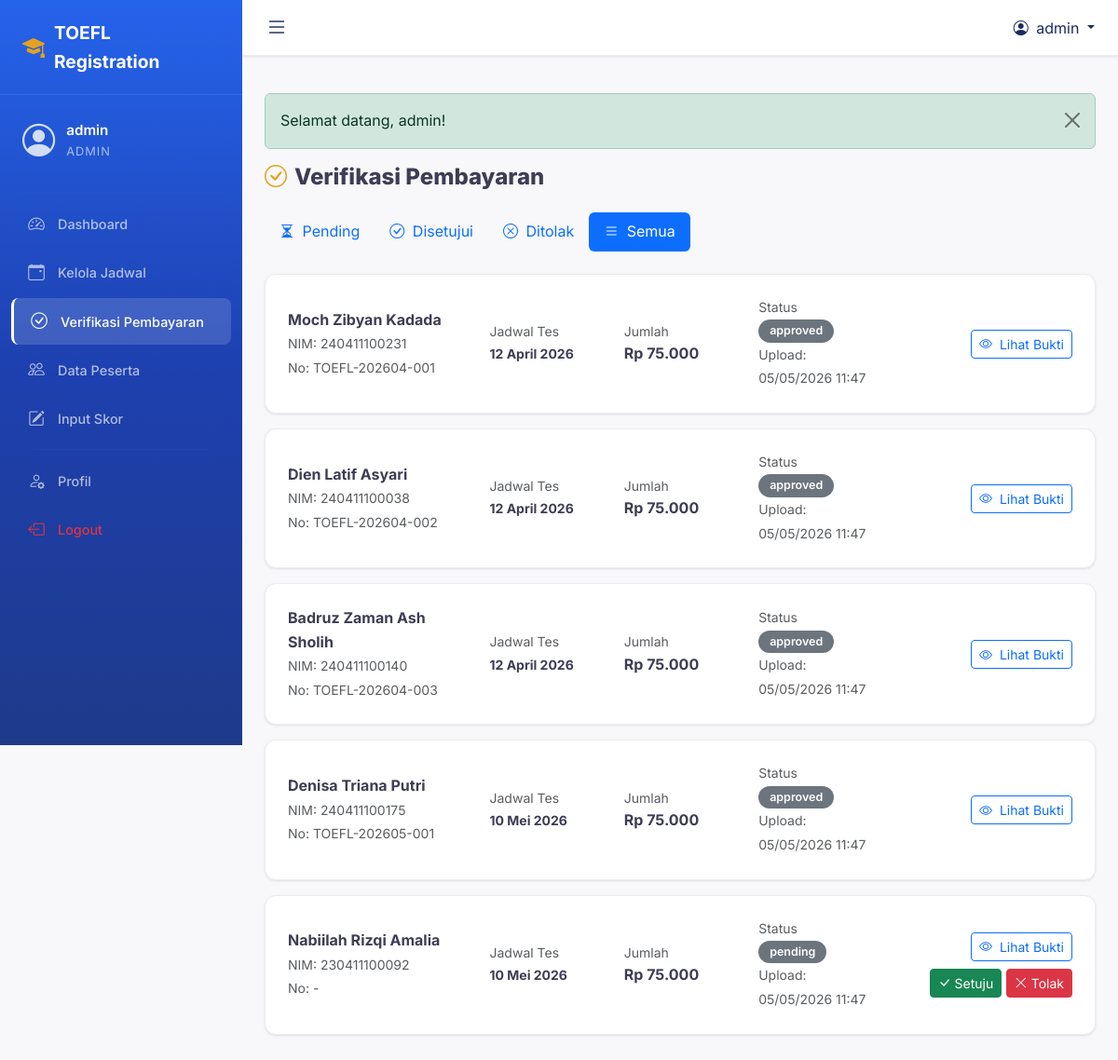
/backend/admin/verifikasi.php?status=all (signed in), run on the app's committed database.
### tables this page shows
CREATE TABLE pembayaran (
    id INT AUTO_INCREMENT PRIMARY KEY,
    pendaftaran_id INT NOT NULL,
    bukti_file VARCHAR(255) NOT NULL,
    metode_bayar VARCHAR(50) DEFAULT 'Transfer Bank',
    jumlah DECIMAL(10,2) DEFAULT NULL,
    status ENUM('pending', 'approved', 'rejected') NOT NULL DEFAULT 'pending',
    catatan TEXT DEFAULT NULL,
    tgl_upload TIMESTAMP DEFAULT CURRENT_TIMESTAMP,
    tgl_verifikasi TIMESTAMP NULL DEFAULT NULL,
    FOREIGN KEY (pendaftaran_id) REFERENCES pendaftaran(id) ON DELETE CASCADE
);

CREATE TABLE users (
    id INT AUTO_INCREMENT PRIMARY KEY,
    username VARCHAR(50) NOT NULL,
    email VARCHAR(100) NOT NULL UNIQUE,
    password VARCHAR(255) NOT NULL,
    nama_lengkap VARCHAR(100) DEFAULT NULL,
    nim VARCHAR(20) DEFAULT NULL UNIQUE,
    prodi VARCHAR(100) DEFAULT NULL,
    no_hp VARCHAR(20) DEFAULT NULL,
    role ENUM('mahasiswa', 'admin') NOT NULL DEFAULT 'mahasiswa',
    reset_token VARCHAR(255) DEFAULT NULL,
    reset_token_expiry DATETIME DEFAULT NULL,
    created_at TIMESTAMP DEFAULT CURRENT_TIMESTAMP,
    updated_at TIMESTAMP DEFAULT CURRENT_TIMESTAMP ON UPDATE CURRENT_TIMESTAMP
);

CREATE TABLE pendaftaran (
    id INT AUTO_INCREMENT PRIMARY KEY,
    user_id INT NOT NULL,
    jadwal_id INT NOT NULL,
    nomor_peserta VARCHAR(50) DEFAULT NULL UNIQUE,
    status ENUM('pending', 'verified', 'rejected', 'completed') NOT NULL DEFAULT 'pending',
    catatan_admin TEXT DEFAULT NULL,
    created_at TIMESTAMP DEFAULT CURRENT_TIMESTAMP,
    updated_at TIMESTAMP DEFAULT CURRENT_TIMESTAMP ON UPDATE CURRENT_TIMESTAMP,
    FOREIGN KEY (user_id) REFERENCES users(id) ON DELETE CASCADE,
    FOREIGN KEY (jadwal_id) REFERENCES jadwal_tes(id) ON DELETE CASCADE
);

CREATE TABLE jadwal_tes (
    id INT AUTO_INCREMENT PRIMARY KEY,
    tanggal DATE NOT NULL,
    waktu_mulai TIME NOT NULL,
    waktu_selesai TIME NOT NULL,
    lokasi VARCHAR(200) NOT NULL,
    kuota INT NOT NULL DEFAULT 30,
    biaya DECIMAL(10,2) NOT NULL DEFAULT 0.00,
    deskripsi TEXT DEFAULT NULL,
    status ENUM('aktif', 'nonaktif', 'selesai') NOT NULL DEFAULT 'aktif',
    created_at TIMESTAMP DEFAULT CURRENT_TIMESTAMP,
    updated_at TIMESTAMP DEFAULT CURRENT_TIMESTAMP ON UPDATE CURRENT_TIMESTAMP
);

### backend/admin/verifikasi.php (the view, shortened to what this page needs)
<?php
require_once __DIR__ . '/../includes/functions.php';
$db = getDB();
$filterStatus = $_GET['status'] ?? 'pending';
$stmt = $db->prepare("
    SELECT b.*, p.nomor_peserta, p.id as pend_id,
           u.nama_lengkap, u.nim, u.username,
           j.tanggal, j.biaya
    FROM pembayaran b
    JOIN pendaftaran p ON b.pendaftaran_id = p.id
    JOIN users u ON p.user_id = u.id
    JOIN jadwal_tes j ON p.jadwal_id = j.id
    " . ($filterStatus !== 'all' ? "WHERE b.status = ?" : "") . "
    ORDER BY b.tgl_upload DESC
");
if ($filterStatus !== 'all') {
    $stmt->execute([$filterStatus]);
} else {
    $stmt->execute();
}
$pembayaranList = $stmt->fetchAll();
require_once __DIR__ . '/../../frontend/templates/header.php';
?>
<h4 class="fw-800 mb-4">
    <i class="bi bi-check-circle me-2 text-accent"></i>Verifikasi Pembayaran
</h4>
<ul class="nav nav-pills mb-4">
    <li class="nav-item">
        <a class="nav-link <?= $filterStatus === 'pending' ? 'active bg-accent' : '' ?>" href="?status=pending">
            <i class="bi bi-hourglass-split me-1"></i> Pending
        </a>
    </li>
    <li class="nav-item">
        <a class="nav-link <?= $filterStatus === 'approved' ? 'active bg-accent' : '' ?>" href="?status=approved">
            <i class="bi bi-check-circle me-1"></i> Disetujui
        </a>
    </li>
    <li class="nav-item">
        <a class="nav-link <?= $filterStatus === 'rejected' ? 'active bg-accent' : '' ?>" href="?status=rejected">
            <i class="bi bi-x-circle me-1"></i> Ditolak
        </a>
    </li>
    <li class="nav-item">
        <a class="nav-link <?= $filterStatus === 'all' ? 'active bg-accent' : '' ?>" href="?status=all">
            <i class="bi bi-list me-1"></i> Semua
        </a>
    </li>
</ul>
<?php if (empty($pembayaranList)): ?>
<div class="content-card">
    <div class="card-body">
        <div class="empty-state">
            <i class="bi bi-check-all d-block"></i>
            <h5>Tidak Ada Data</h5>
            <p>Tidak ada pembayaran dengan status "<?= e($filterStatus) ?>".</p>
        </div>
    </div>
</div>
<?php else: ?>
<?php foreach ($pembayaranList as $b): ?>
<div class="content-card mb-3">
    <div class="card-body">
        <div class="row align-items-center">
            <div class="col-md-3">
                <strong class="d-block"><?= e($b['nama_lengkap'] ?? $b['username']) ?></strong>
                <small class="text-muted">NIM: <?= e($b['nim'] ?? '-') ?></small><br>
                <small class="text-muted">No: <?= e($b['nomor_peserta'] ?? '-') ?></small>
            </div>
            <div class="col-md-2">
                <small class="text-muted d-block">Jadwal Tes</small>
                <strong class="small"><?= formatTanggal($b['tanggal']) ?></strong>
            </div>
            <div class="col-md-2">
                <small class="text-muted d-block">Jumlah</small>
                <strong><?= formatRupiah($b['jumlah'] ?? $b['biaya']) ?></strong>
            </div>
            <div class="col-md-2">
                <small class="text-muted d-block">Status</small>
                <?= statusBadge($b['status']) ?>
                <br><small class="text-muted">Upload: <?= date('d/m/Y H:i', strtotime($b['tgl_upload'])) ?></small>
            </div>
            <div class="col-md-3 text-end">
                <button class="btn btn-outline-primary btn-sm" data-bs-toggle="modal" data-bs-target="#previewModal<?= $b['id'] ?>">
                    <i class="bi bi-eye me-1"></i> Lihat Bukti
                </button>
                <?php if ($b['status'] === 'pending'): ?>
                <div class="mt-2">
                    <form method="POST" class="d-inline">
                        <button type="submit" class="btn btn-success btn-sm">
                            <i class="bi bi-check-lg"></i> Setuju
                        </button>
                    </form>
                    <button class="btn btn-danger btn-sm" data-bs-toggle="modal" data-bs-target="#rejectModal<?= $b['id'] ?>">
                        <i class="bi bi-x-lg"></i> Tolak
                    </button>
                </div>
                <?php endif; ?>
            </div>
        </div>
    </div>
</div>
<?php endforeach; ?>
<?php endif; ?>
<?php require_once __DIR__ . '/../../frontend/templates/footer.php'; ?>

### backend/includes/functions.php (shortened to what this page needs)
<?php
function e($string) {
    return htmlspecialchars($string ?? '', ENT_QUOTES, 'UTF-8');
}
function formatTanggal($date) {
    $bulan = [
        1 => 'Januari', 2 => 'Februari', 3 => 'Maret', 4 => 'April',
        5 => 'Mei', 6 => 'Juni', 7 => 'Juli', 8 => 'Agustus',
        9 => 'September', 10 => 'Oktober', 11 => 'November', 12 => 'Desember'
    ];
    $timestamp = strtotime($date);
    $d = date('j', $timestamp);
    $m = (int)date('n', $timestamp);
    $y = date('Y', $timestamp);
    return "$d {$bulan[$m]} $y";
}
function formatRupiah($angka) {
    return 'Rp ' . number_format($angka, 0, ',', '.');
}
function statusBadge($status) {
    $badges = [
        'pending'   => '<span class="badge bg-warning text-dark">Pending</span>',
        'verified'  => '<span class="badge bg-success">Terverifikasi</span>',
        'approved'  => '<span class="badge bg-success">Disetujui</span>',
        'rejected'  => '<span class="badge bg-danger">Ditolak</span>',
        'completed' => '<span class="badge bg-info">Selesai</span>',
        'aktif'     => '<span class="badge bg-success">Aktif</span>',
        'nonaktif'  => '<span class="badge bg-secondary">Nonaktif</span>',
        'selesai'   => '<span class="badge bg-info">Selesai</span>',
    ];
    return $badges[$status] ?? '<span class="badge bg-secondary">' . e($status) . '</span>';
}

### data on the page
pembayaran: users.nama_lengkap "Moch Zibyan Kadada", users.nim "240411100231", pendaftaran.nomor_peserta "TOEFL-202604-001", jadwal_tes.tanggal "12 April 2026", jumlah "Rp 75.000", status "approved", tgl_upload "05/05/2026 11:47"
pembayaran: users.nama_lengkap "Dien Latif Asyari", users.nim "240411100038", pendaftaran.nomor_peserta "TOEFL-202604-002", jadwal_tes.tanggal "12 April 2026", jumlah "Rp 75.000", status "approved", tgl_upload "05/05/2026 11:47"
pembayaran: users.nama_lengkap "Badruz Zaman Ash Sholih", users.nim "240411100140", pendaftaran.nomor_peserta "TOEFL-202604-003", jadwal_tes.tanggal "12 April 2026", jumlah "Rp 75.000", status "approved", tgl_upload "05/05/2026 11:47"
pembayaran: users.nama_lengkap "Denisa Triana Putri", users.nim "240411100175", pendaftaran.nomor_peserta "TOEFL-202605-001", jadwal_tes.tanggal "10 Mei 2026", jumlah "Rp 75.000", status "approved", tgl_upload "05/05/2026 11:47"
pembayaran: users.nama_lengkap "Nabiilah Rizqi Amalia", users.nim "230411100092", pendaftaran.nomor_peserta "-", jadwal_tes.tanggal "10 Mei 2026", jumlah "Rp 75.000", status "pending", tgl_upload "05/05/2026 11:47"

### other printed values
APP_NAME "TOEFL Registration"
$_SESSION['username'] "admin"
$_SESSION['role'] "ADMIN"
$flash['message'] "Selamat datang, admin!"
